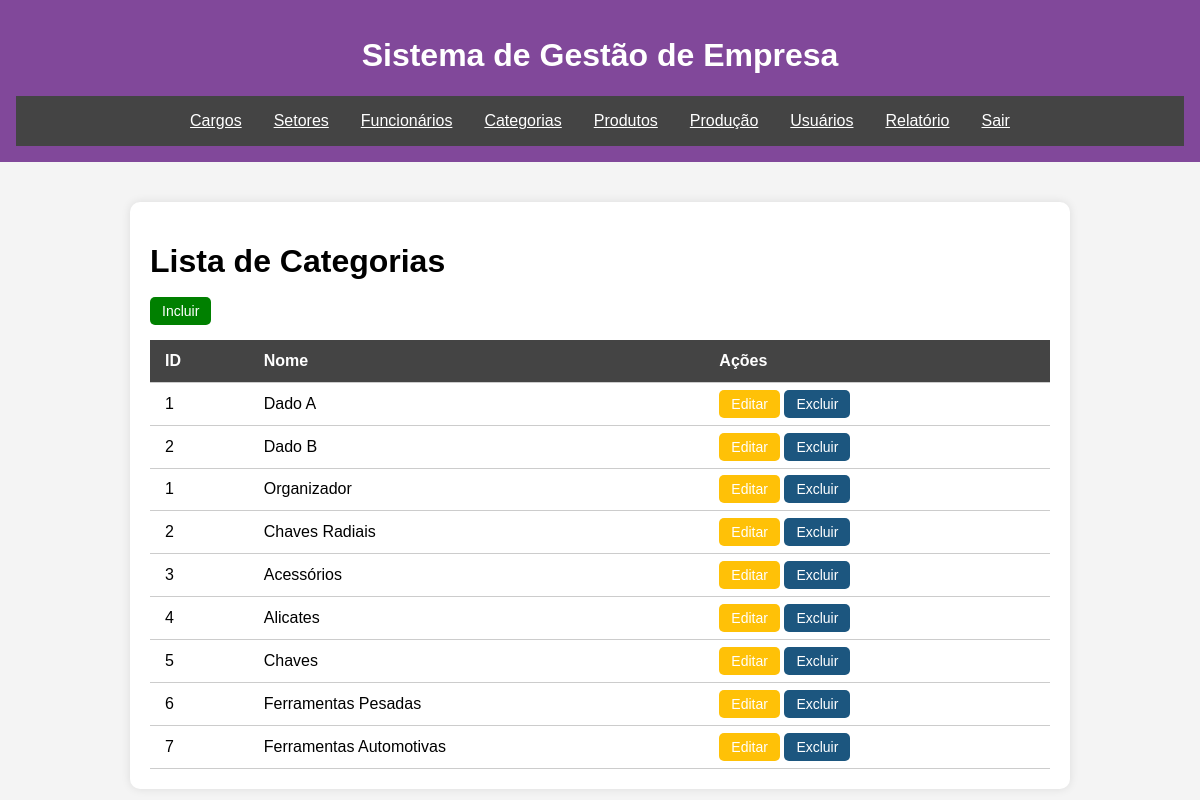
Page /lista-categorias.php on the committed database.
### tables this page shows
CREATE TABLE `categorias` (
  `CategoriaID` int(11) NOT NULL AUTO_INCREMENT,
  `Nome` varchar(45) DEFAULT NULL,
  `Descricao` tinytext DEFAULT NULL,
  PRIMARY KEY (`CategoriaID`)
);

### lista-categorias.php (the view, shortened to what this page needs)
<?php
include_once './include/conexao.php';
include_once './include/header.php';
?>
  <main>
    <div class="container">
        <h1>Lista de Categorias</h1>
        <a href="./salvar-categorias.php" class="btn btn-add">Incluir</a>
        <table>
          <thead>
            <tr>
              <th>ID</th>
              <th>Nome</th>
              <th>Ações</th>
            </tr>
          </thead>
          <tbody>
            <tr>
              <td>1</td>
              <td>Dado A</td>
              <td>
                <a href="#" class="btn btn-edit">Editar</a>
                <a href="#" class="btn btn-delete">Excluir</a>
              </td>
            </tr>
            <tr>
              <td>2</td>
              <td>Dado B</td>
              <td>
                <a href="#" class="btn btn-edit">Editar</a>
                <a href="#" class="btn btn-delete">Excluir</a>
              </td>
            </tr>
            <tr>
            <?php
          $sql = 'SELECT * FROM categorias';
          $resultado = mysqli_query($conexao, $sql);
          if (mysqli_num_rows($resultado) > 0) {
              while ($row = mysqli_fetch_assoc($resultado)) {
                  echo "<tr>";
                  echo "<td>" . $row['CategoriaID'] . "</td>";
                  echo "<td>" . $row['Nome'] . "</td>";
                  echo "<td>
                          <a href='salvar-categorias.php?id=" . $row['CategoriaID'] . "' class='btn btn-edit'>Editar</a>
                          <a href='excluir-categoria.php?id=" . $row['CategoriaID'] . "' class='btn btn-delete' onclick=\"return confirm('Deseja excluir esta categoria?');\">Excluir</a>
                        </td>";
                  echo "</tr>";
              }
          } else {
              echo "<tr><td colspan='3'>Nenhuma categoria encontrada</td></tr>";
          }
          ?>
          </tbody>
        </table>
      </div>
  </main>
  <?php
  include_once './include/footer.php';
  ?>

### include/header.php (shortened to what this page needs)
<!DOCTYPE html>
<html lang="pt-br">
<head>
  <link rel="stylesheet" href="./assets/style.css?v=<?php echo date("YmdHis").rand(0,9999999);?>">
</head>
<body>
  <header>
    <h1>Sistema de Gestão de Empresa</h1>
    <nav id="menu" >
        <a href="./lista-cargos.php">Cargos</a>
        <a href="./lista-setores.php">Setores</a>
        <a href="./lista-funcionarios.php">Funcionários</a>
        <a href="./lista-categorias.php">Categorias</a>
        <a href="./lista-produtos.php">Produtos</a>
        <a href="./lista-producao.php">Produção</a>
        <a href="./lista-usuarios.php">Usuários</a>
        <a href="./relatorios.php">Relatório</a>
        <a href="./logoff.php">Sair</a>
      </nav>
  </header>

### include/footer.php (shortened to what this page needs)
</body>
</html>

### assets/style.css (style rules this page uses)
body { font-family: Arial, sans-serif; background-color: #f4f4f4; margin: 0; padding: 0; }
header { background-color: #81489a; color: white; padding: 1rem; text-align: center; }
nav { display: flex; justify-content: center; background-color: #444; }
nav a { background: none; color: white; border: none; padding: 1rem; cursor: pointer; }
.container { max-width: 900px; margin: 40px auto 0 auto; background: #fff; padding: 20px; border-radius: 10px; box-shadow: 0 0 10px rgba(0,0,0,0.1); }
table { width: 100%; border-collapse: collapse; margin-top: 20px; }
th, td { padding: 12px 15px; border-bottom: 1px solid #ccc; text-align: left; }
th { background-color: #444; color: white; }
.btn { padding: 6px 12px; border: none; border-radius: 5px; color: white; cursor: pointer; text-decoration: none; font-size: 14px; }
.btn-edit { background-color: #ffc107; }
.btn-delete { background-color: #1c567f; }
.btn-add { background-color: green; }

### rows in the picture
categorias: CategoriaID "1", Nome "Organizador"
categorias: CategoriaID "2", Nome "Chaves Radiais"
categorias: CategoriaID "3", Nome "Acessórios"
categorias: CategoriaID "4", Nome "Alicates"
categorias: CategoriaID "5", Nome "Chaves"
categorias: CategoriaID "6", Nome "Ferramentas Pesadas"
categorias: CategoriaID "7", Nome "Ferramentas Automotivas"
